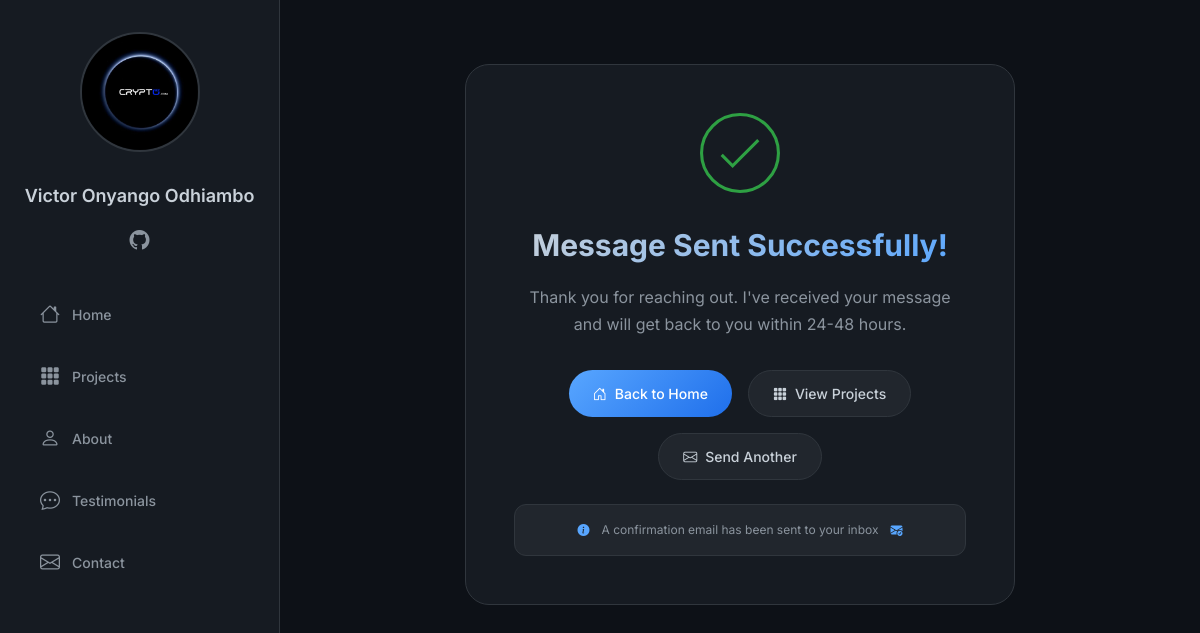
/contact/success/, run on the app's committed database.
### portfolio/models.py (models this page shows, shortened)
class About(models.Model):
    name = models.CharField(max_length=100, default="My Name")
    title = models.CharField(max_length=200, help_text="Your professional title")
    bio = models.TextField(help_text="Tell visitors about yourself")
    profile_image = models.ImageField(upload_to='profile/', blank=True, null=True)
    hero_background = models.ImageField(upload_to='hero/', blank=True, null=True, help_text="Background image for hero section")
    resume_file = models.FileField(upload_to='resume/', blank=True, null=True)
    email = models.EmailField()
    phone = models.CharField(max_length=20, blank=True)
    location = models.CharField(max_length=200, blank=True)
    github = models.URLField(blank=True)
    linkedin = models.URLField(blank=True)
    twitter = models.URLField(blank=True)
    updated_date = models.DateTimeField(auto_now=True)
    class Meta:
        verbose_name = 'About'
        verbose_name_plural = 'About'

### portfolio/views.py (the view)
# urls.py: path('contact/success/', views.contact_success, name='contact_success'),
def contact_success(request):
    about = About.objects.first()  # Get about information for sidebar
    return render(request, 'portfolio/contact_success.html', {'about': about})

### portfolio/context_processors.py (called while the page is built)
def about_context(request):
    return {
        'about': About.objects.first()
    }

### templates/portfolio/contact_success.html (shortened to what this page needs)
{% extends 'portfolio/base.html' %}
{% load static %}
{% block content %}
<div class="success-container">
    <div class="container">
        <div class="success-card">
            <svg class="checkmark-draw" xmlns="http://www.w3.org/2000/svg" viewBox="0 0 52 52">
                <circle class="checkmark-circle" cx="26" cy="26" r="25" fill="none"/>
                <path class="checkmark-check" fill="none" d="M14.1 27.2l7.1 7.2 16.7-16.8"/>
            </svg>
            <h1>Message Sent Successfully!</h1>
            <p>
                Thank you for reaching out. I've received your message and will get back to you within 24-48 hours.
            </p>
            <div class="success-buttons">
                <a href="{% url 'home' %}" class="btn btn-primary">
                    <i class="bi bi-house-door"></i>
                    Back to Home
                </a>
                <a href="{% url 'projects' %}" class="btn btn-secondary">
                    <i class="bi bi-grid-3x3-gap-fill"></i>
                    View Projects
                </a>
                <a href="{% url 'contact' %}" class="btn btn-secondary">
                    <i class="bi bi-envelope"></i>
                    Send Another
                </a>
            </div>
            <div class="info-box">
                <i class="bi bi-info-circle-fill"></i>
                <span>A confirmation email has been sent to your inbox</span>
                <i class="bi bi-envelope-check-fill"></i>
            </div>
        </div>
    </div>
</div>
{% endblock %}

### templates/portfolio/base.html (shortened to what this page needs)
<!DOCTYPE html>
<html lang="en">
<head>
    <link rel="stylesheet" href="https://cdn.jsdelivr.net/npm/bootstrap-icons@1.11.3/font/bootstrap-icons.min.css">
</head>
<body>
    <div class="wrapper">
        <aside class="sidebar" id="sidebar">
            <div class="profile-img">
                {% if about and about.profile_image %}
                    <img src="{{ about.profile_image.url }}" alt="{{ about.name }}">
                {% else %}
                    <div class="profile-placeholder">
                        {% if about %}{{ about.name|slice:":1" }}{% else %}P{% endif %}
                    </div>
                {% endif %}
            </div>
            <h1 class="sitename">{% if about %}{{ about.name }}{% else %}Portfolio{% endif %}</h1>
            <div class="social-links">
                {% if about and about.github %}
                <a href="{{ about.github }}" target="_blank" rel="noopener noreferrer"><i class="bi bi-github"></i></a>
                {% endif %}
            </div>
   <nav class="navmenu">
    <ul>
        <li><a href="{% url 'home' %}"><i class="bi bi-house"></i> Home</a></li>
        <li><a href="{% url 'projects' %}"><i class="bi bi-grid-3x3-gap-fill"></i> Projects</a></li>
        <li><a href="{% url 'about' %}"><i class="bi bi-person"></i> About</a></li>
        <li><a href="{% url 'testimonials' %}"><i class="bi bi-chat-dots"></i> Testimonials</a></li>
        <li><a href="{% url 'contact' %}"><i class="bi bi-envelope"></i> Contact</a></li>
    </ul>
</nav>
        </aside>
        <main class="main-content" id="mainContent">
            {% block content %}{% endblock %}
        </main>
    </div>
</body>
</html>

### templates/portfolio/base.html (style rules this page uses)
* { margin: 0; padding: 0; box-sizing: border-box; }
body { font-family: 'Inter', -apple-system, BlinkMacSystemFont, 'Segoe UI', sans-serif; background: #0d1117; color: #c9d1d9; line-height: 1.5; overflow-x: hidden; }
:root { --bg-primary: #0d1117; --bg-secondary: #161b22; --bg-tertiary: #21262d; --border-color: #30363d; --text-primary: #c9d1d9; --text-secondary: #8b949e; --text-muted: #6e7681; --accent: #58a6ff; --accent-hover: #1f6feb; --accent-green: #2ea043; --accent-red: #f85149; --success: #2ea043; --danger: #f85149; --warning: #d29922; }
.wrapper { display: flex; min-height: 100vh; position: relative; }
.sidebar { width: 280px; position: fixed; left: 0; top: 0; bottom: 0; background: var(--bg-secondary); border-right: 1px solid var(--border-color); padding: 2rem 1.5rem; overflow-y: auto; transition: transform 0.3s ease; z-index: 1000; }
.profile-img { text-align: center; margin-bottom: 1.5rem; }
.profile-img img { width: 120px; height: 120px; border-radius: 50%; object-fit: cover; border: 2px solid var(--border-color); transition: transform 0.3s ease; }
.sitename { text-align: center; font-size: 1.125rem; font-weight: 600; margin-bottom: 1rem; color: var(--text-primary); word-break: break-word; }
.social-links { display: flex; justify-content: center; gap: 1rem; margin-bottom: 2rem; flex-wrap: wrap; }
.social-links a { color: var(--text-secondary); font-size: 1.25rem; transition: all 0.3s ease; }
.navmenu ul { list-style: none; }
.navmenu li { margin-bottom: 0.5rem; }
.navmenu a { display: flex; align-items: center; gap: 0.75rem; padding: 0.75rem 1rem; color: var(--text-secondary); text-decoration: none; border-radius: 0.5rem; transition: all 0.3s ease; font-size: 0.875rem; font-weight: 500; }
.navmenu a i { font-size: 1.25rem; }
.main-content { flex: 1; margin-left: 280px; min-height: 100vh; transition: margin-left 0.3s ease; width: 100%; }
.container { max-width: 1200px; margin: 0 auto; padding: 0 2rem; width: 100%; }
.btn { display: inline-flex; align-items: center; gap: 0.5rem; padding: 0.75rem 1.5rem; border-radius: 2rem; font-weight: 500; font-size: 0.875rem; text-decoration: none; transition: all 0.3s ease; cursor: pointer; }
.btn-primary { background: linear-gradient(135deg, var(--accent), var(--accent-hover)); color: white; }
.btn-secondary { background: var(--bg-tertiary); color: var(--text-primary); border: 1px solid var(--border-color); }
.profile-img img, .about-img img, .author-avatar img, .testimonial-card .author-avatar img, .about-image img { cursor: pointer; transition: all 0.3s ease; }

### templates/portfolio/contact_success.html (style rules this page uses)
.success-container { min-height: 70vh; display: flex; align-items: center; justify-content: center; text-align: center; padding: 4rem 0; }
.success-card { background: var(--bg-secondary); border: 1px solid var(--border-color); border-radius: 1.5rem; padding: 3rem; max-width: 550px; margin: 0 auto; position: relative; overflow: hidden; transition: all 0.3s ease; }
.success-card::before { content: ''; position: absolute; top: 0; left: 0; right: 0; height: 3px; background: linear-gradient(90deg, var(--accent), var(--accent-green), var(--accent)); transform: scaleX(0); transition: transform 0.5s ease; }
.checkmark-draw { width: 80px; height: 80px; margin: 0 auto 1.5rem; }
.success-card h1 { font-size: 1.875rem; font-weight: 700; margin-bottom: 1rem; background: linear-gradient(135deg, var(--text-primary), var(--accent)); -webkit-background-clip: text; -webkit-text-fill-color: transparent; background-clip: text; }
.success-card p { color: var(--text-secondary); margin-bottom: 2rem; line-height: 1.7; font-size: 1rem; }
.success-buttons { display: flex; gap: 1rem; justify-content: center; flex-wrap: wrap; margin-bottom: 1.5rem; }
.btn { display: inline-flex; align-items: center; gap: 0.5rem; padding: 0.75rem 1.5rem; border-radius: 2rem; font-weight: 500; font-size: 0.875rem; text-decoration: none; transition: all 0.3s ease; }
.btn-primary { background: linear-gradient(135deg, var(--accent), var(--accent-hover)); color: white; }
.btn-secondary { background: var(--bg-tertiary); color: var(--text-primary); border: 1px solid var(--border-color); }
.info-box { background: var(--bg-tertiary); border: 1px solid var(--border-color); border-radius: 0.75rem; padding: 1rem; display: flex; align-items: center; justify-content: center; gap: 0.75rem; flex-wrap: wrap; font-size: 0.75rem; color: var(--text-secondary); }
.info-box i { color: var(--accent); }

### data on the page
About: profile_image (picture), name "Victor Onyango Odhiambo"
